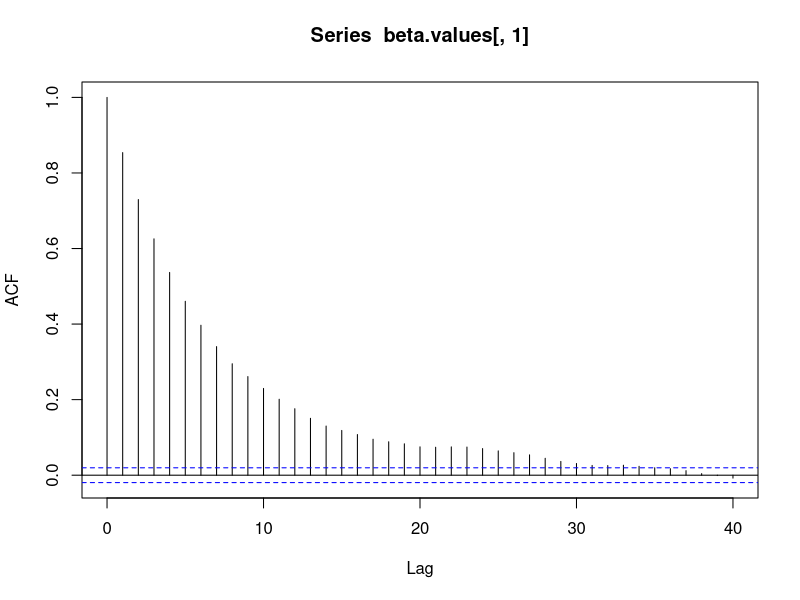
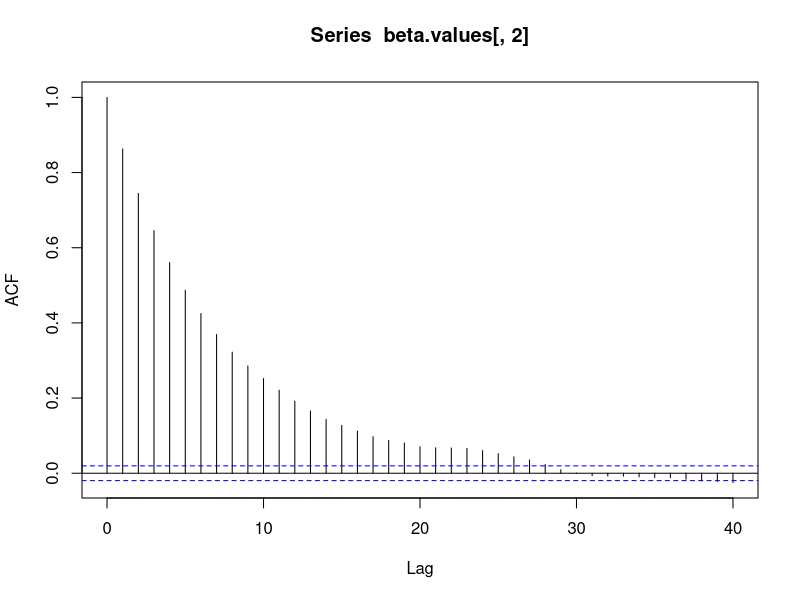
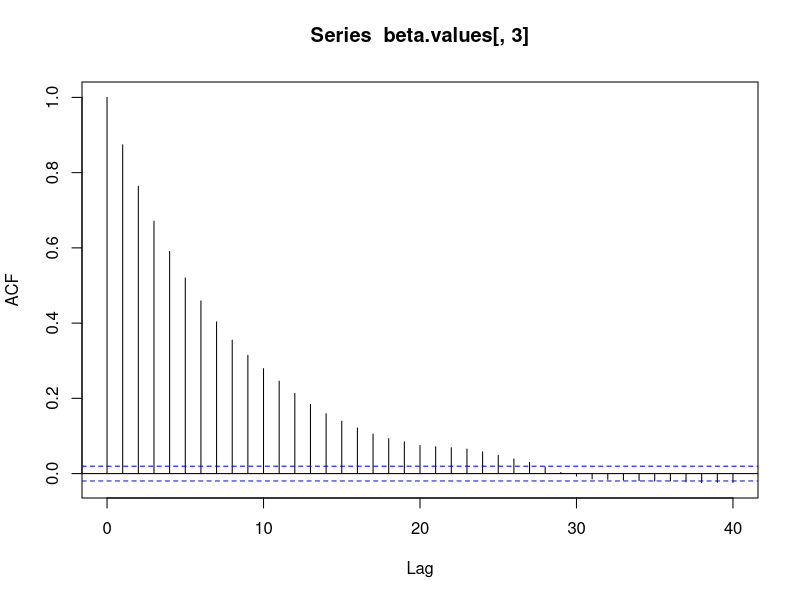
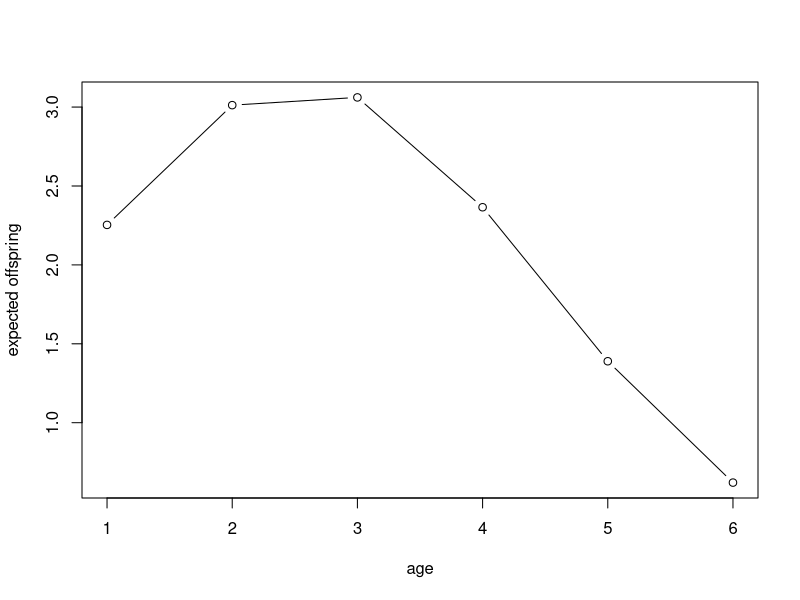
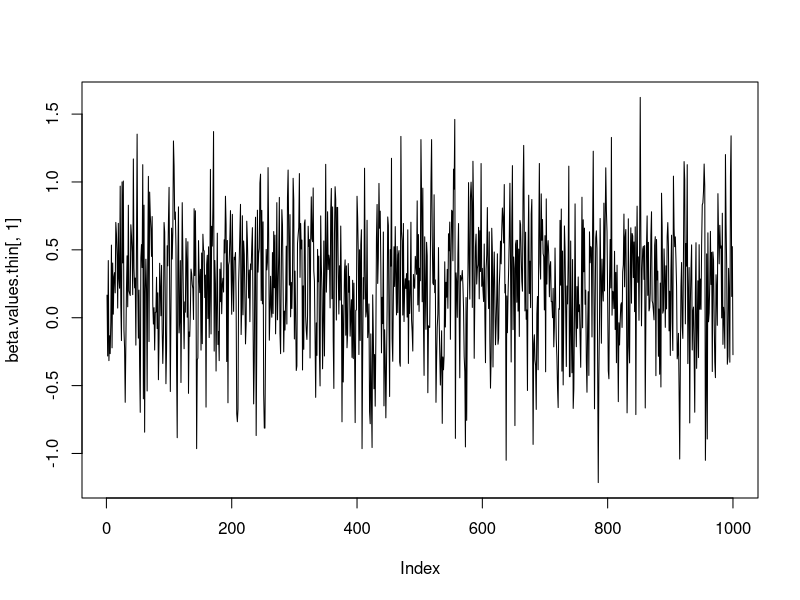
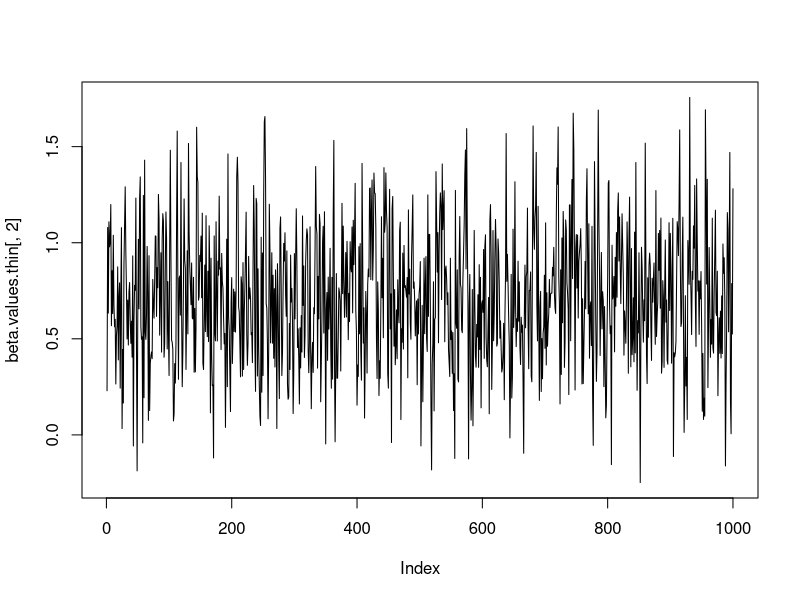
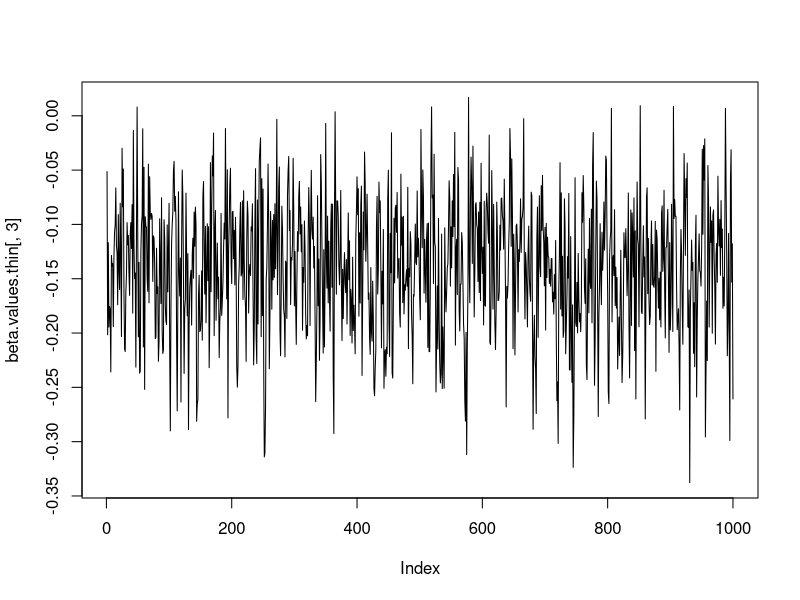

R code for these plots, in order:

################################
# Monte Carlo and MCMC Methods #
################################
library(TeachingDemos)
library(pscl)




####################################################
##### Sparrow data
####################################################

library(mvtnorm)
# May need to install the mvtnorm package first?
# If so, type at the command line:  install.packages("mvtnorm", dependencies=T)
# while plugged in to the internet.

sparrow.data <- read.table("sparrowdata.txt", header=T)

y <- sparrow.data[,1]
x <- sparrow.data[,2]; xsq <- x^2

X <- cbind(rep(1,times=length(x)), x, xsq)

p <- dim(X)[2]  # number of columns of matrix X

beta.prior.mean <- rep(0, times=p)
beta.prior.sd <- rep(10,times=p)

proposal.cov.matrix <- var(log(y+1/2))*solve(t(X)%*%X)  
# should be reasonable in this case:   should be close to (sigma^2)*(X'X)^{-1}

S <- 10000
beta.current <- rep(0,times=p) # initial value for M-H algorithm
acs <- 0 # will be to track "acceptance rate"

beta.values <- matrix(0,nrow=S,ncol=p)  # will store sampled values of beta vector

for (s in 1:S) {
 beta.proposed <- t(rmvnorm(1, beta.current, proposal.cov.matrix))

 log.accept.ratio <- sum(dpois(y,exp(X %*% beta.proposed), log=T)) - sum(dpois(y,exp(X %*% beta.current), log=T)) +
        sum(dnorm(beta.proposed, beta.prior.mean, beta.prior.sd, log=T)) - 
        sum(dnorm(beta.current, beta.prior.mean, beta.prior.sd, log=T) )

  if (log.accept.ratio > log(runif(1)) ) {
    beta.current <- beta.proposed
    acs <- acs + 1
  }

beta.values[s,] <- beta.current
}

acs/S  # gives the acceptance rate

acf(beta.values[,1])  # plot autocorrelation values for beta_0
acf(beta.values[,2])  # plot autocorrelation values for beta_1
acf(beta.values[,3])  # plot autocorrelation values for beta_2

# Seems to be an issue with serial dependence.

# Thinning out the sampled values by taking every 10th row:

beta.values.thin <- beta.values[10*(1:(S/10) ),]

# Looks much better...

### Posterior summary:

apply(beta.values.thin,2,median)  # Posterior medians for each regression coefficent

cbind(apply(beta.values.thin, 2, quantile, probs=0.025),   apply(beta.values.thin, 2, quantile, probs=0.975) )
# approximate 0.025 and 0.975 quantiles for each regression coefficent
# to get approximate 95% quantile-based intervals

rbind( emp.hpd(beta.values.thin[,1], conf=0.95), 
emp.hpd(beta.values.thin[,2], conf=0.95), 
emp.hpd(beta.values.thin[,3], conf=0.95) ) # approximate 95% HPD intervals


# Plots of posterior median for expected offspring for ages 1,2,3,4,5,6:

my.X <- cbind( rep(1,times=6), (1:6), (1:6)^2 )

y.hats <- exp( my.X %*% as.matrix( apply(beta.values.thin,2,median), ncol=1 ) )

plot( (1:6), y.hats, type='b', xlab='age', ylab='expected offspring')

# Trace plots for the sampled beta_0 and beta_1 values:

plot(beta.values.thin[,1], type='l')

plot(beta.values.thin[,2], type='l')

plot(beta.values.thin[,3], type='l')
